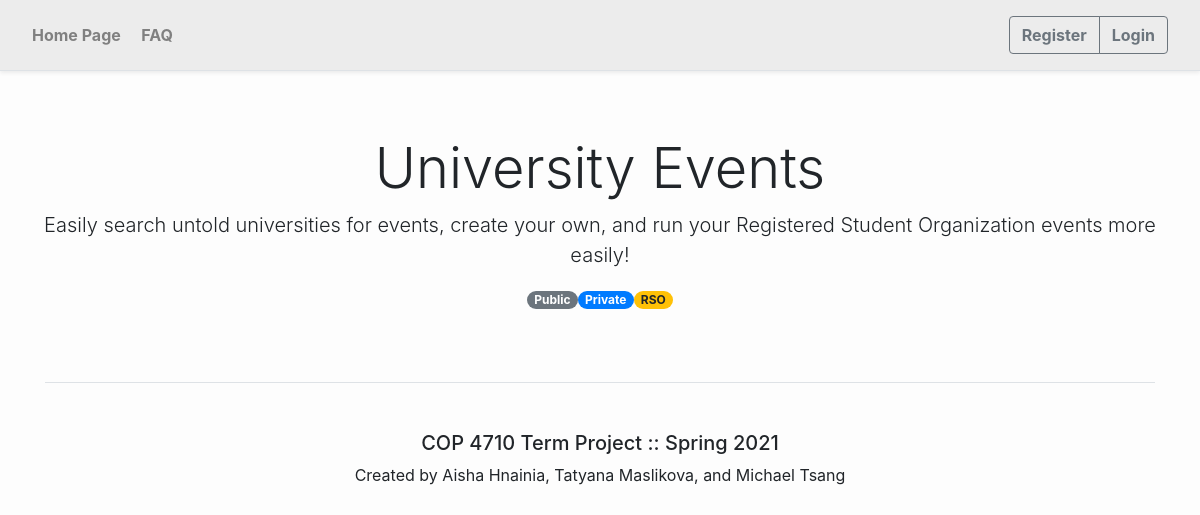
/, run on an earlier commit of the app's database.
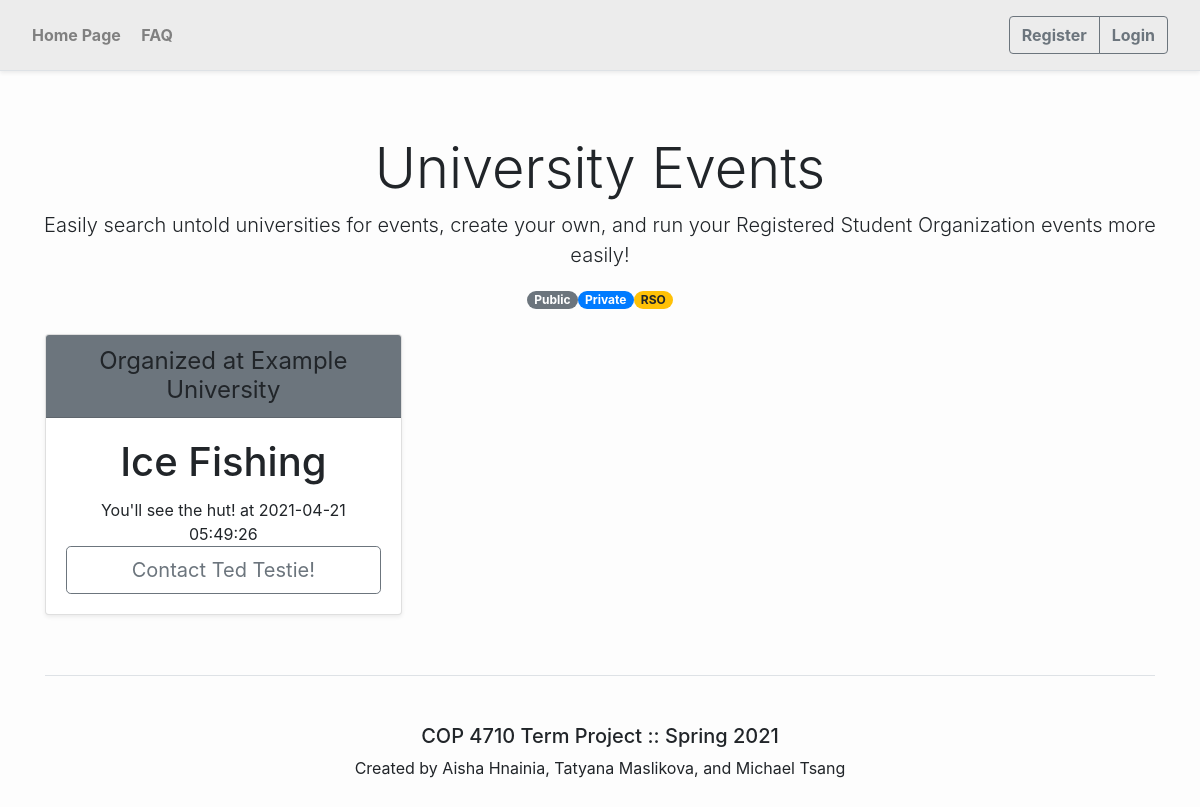
And on a later commit of the database.
### tables this page shows
CREATE TABLE `Events` (
  `EventID` int(11) NOT NULL AUTO_INCREMENT,
  `EventVisibility` varchar(100) DEFAULT NULL,
  `Published` tinyint(1) DEFAULT NULL,
  `Category` varchar(100) DEFAULT NULL,
  `Name` varchar(100) DEFAULT NULL,
  `CreatorUserID` int(11) DEFAULT NULL,
  `UniversityID` int(11) DEFAULT NULL,
  `OrgID` int(11) DEFAULT NULL,
  `ContactName` varchar(100) DEFAULT NULL,
  `ContactPhoneNumber` varchar(100) DEFAULT NULL,
  `ContactEmailAddr` varchar(100) DEFAULT NULL,
  `LatLon` point DEFAULT NULL,
  `AddressDesc` varchar(100) DEFAULT NULL,
  `Created` datetime DEFAULT NULL,
  `Scheduled` datetime DEFAULT NULL,
  PRIMARY KEY (`EventID`),
  KEY `Events_FK` (`CreatorUserID`),
  KEY `Events_FK_1` (`UniversityID`),
  KEY `Events_FK_2` (`OrgID`),
  CONSTRAINT `Events_FK` FOREIGN KEY (`CreatorUserID`) REFERENCES `Users` (`UserID`),
  CONSTRAINT `Events_FK_1` FOREIGN KEY (`UniversityID`) REFERENCES `University` (`UniversityID`)
);

CREATE TABLE `University` (
  `UniversityID` int(11) NOT NULL AUTO_INCREMENT,
  `Name` varchar(100) DEFAULT NULL,
  `Location` point DEFAULT NULL,
  `Description` varchar(900) DEFAULT NULL,
  `Domain` varchar(100) DEFAULT NULL,
  `AdminID` int(11) NOT NULL,
  PRIMARY KEY (`UniversityID`),
  KEY `University_FK` (`AdminID`),
  CONSTRAINT `University_FK` FOREIGN KEY (`AdminID`) REFERENCES `Users` (`UserID`)
);

### html/index.php (the view, shortened to what this page needs)
<?php
include $_SERVER['DOCUMENT_ROOT'].'/shared/header.php';
function getClassColor($prefix, $v){
	switch($v){
		case "Public": return $prefix."secondary";
		case "Private": return $prefix."primary";
		case "RSO": return $prefix."warning";
	}
}
?>
    <div class="px-3 py-3 pt-md-5 pb-md-4 mx-auto text-center">
      <h1 class="display-4">University Events</h1>
      <p class="lead">Easily search untold universities for events, create your own, and run your Registered Student Organization events more easily!</p>
	  <div class="container">
		  <div class="text-center">
				<?php
					foreach (array("Public", "Private", "RSO") as $vis)
						echo '<span class="badge badge-pill '.getClassColor("badge-",$vis).'">'.$vis.'</span>';
				?>
		  </div>
	  </div>
    </div>
    <div class="container">
      <div class="card-columns mb-3 text-center">
        <?php
			$stmt = mysqli_stmt_init($dbconn);
			mysqli_stmt_prepare($stmt,
			   'SELECT
					e.EventID as "EventID",
					e.EventVisibility as "Visibility",
					e.Category as "EventCategory",
					e.Name as "EventName",
					e.ContactName as "Coordinator",
					e.ContactPhoneNumber as "CoordinatorNumber",
					e.ContactEmailAddr as "CoordinatorEmail",
					e.AddressDesc as "Where",
					e.Scheduled as "When",
					u.Name as "University",
					ro.Name as "Org"
				FROM SchoolEventApp.Events e
				JOIN University u on u.UniversityID = e.UniversityID
				LEFT JOIN Membership m on m.OrgID = e.OrgID
				LEFT JOIN RStudentOrg ro on e.OrgID = ro.OrgID
				WHERE (
				   e.EventVisibility ="Public"
				OR
				   u.UniversityID  = ?
				OR
				   m.UserID = ?
				)
				AND
				   e.Published = 1
				;');
			mysqli_stmt_bind_param($stmt, "ii", $_SESSION["uniId"], $_SESSION["userid"]);
			mysqli_stmt_execute($stmt);
			$data=mysqli_stmt_get_result($stmt);
			while ($row = mysqli_fetch_assoc($data)){
                echo '<div class="card shadow-sm">
                        <div class="card-header '.getClassColor("bg-",$row['Visibility']).'">
                          <h4 class="my-0 font-weight-normal">Organized at '.$row['University'].'</h4>
                        </div>
                        <div class="card-body">
                          <h1 class="card-title pricing-card-title">'.$row['EventName'].'</h1>
						  '.$row['Where'].' at '.$row['When'].'
                          <a href="mailto:'.$row['CoordinatorEmail'].'" class="btn btn-lg btn-block btn-outline-secondary">Contact '.$row['Coordinator'].'!</a>
                        </div>
                      </div>
                      ';
			}
        ?>
      </div>
    </div>
<?php
include $_SERVER['DOCUMENT_ROOT'].'/shared/footer.php';
?>

What changed in the data, as far as the page shows it:
added events: UniversityID.Name "Example University", Name "Ice Fishing", AddressDesc "You'll see the hut!", Scheduled "2021-04-21 05:49:26", ContactName "Ted Testie"
